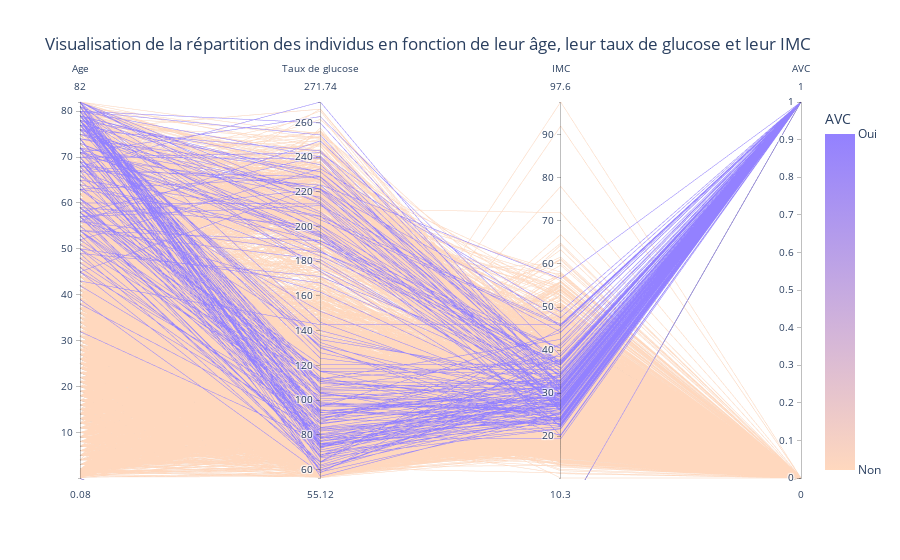

Source (notebook cell):
### Code cell
df_copy = df.copy()
df_copy = df_copy.dropna(subset=['bmi'])
df_new = df_copy.drop(columns=['id','gender','hypertension','heart_disease', 'ever_married', 'work_type', 'Residence_type', 'smoking_status'])
fig = px.parallel_coordinates(df_new, color="stroke", title='Visualisation de la répartition des individus en fonction de leur âge, leur taux de glucose et leur IMC', color_continuous_scale=["#FFD8BE","#9381FF"], labels={"age": "Age", "avg_glucose_level": "Taux de glucose", "bmi": "IMC", "stroke": "AVC"})
fig.update_layout(
    coloraxis_colorbar=dict(
        title="AVC",
        tickvals=[0, 1],
        ticktext=["Non", "Oui"],
    )
)

fig.show()

### Figure 1 — Plotly figure (JSON) as saved in the notebook; plotly's stock layout.template omitted (floating-point values rounded to 4 significant figures; data arrays with more than 128 entries replaced by an {"elided": "..."} marker saying what was removed)
{"data": [{"dimensions": [{"label": "Age", "values": {"elided": "5101 float values"}}, {"label": "Taux de glucose", "values": {"elided": "5101 float values"}}, {"label": "IMC", "values": {"elided": "5101 float values"}}, {"label": "AVC", "values": {"elided": "5101 int values"}}], "domain": {"x": [0, 1], "y": [0, 1]}, "line": {"color": {"elided": "5101 int values"}, "coloraxis": "coloraxis"}, "name": "", "type": "parcoords"}], "layout": {"coloraxis": {"colorbar": {"ticktext": ["Non", "Oui"], "tickvals": [0, 1], "title": {"text": "AVC"}}, "colorscale": [[0, "#FFD8BE"], [1, "#9381FF"]]}, "legend": {"tracegroupgap": 0}, "title": {"text": "Visualisation de la répartition des individus en fonction de leur âge, leur taux de glucose et leur IMC"}}}
